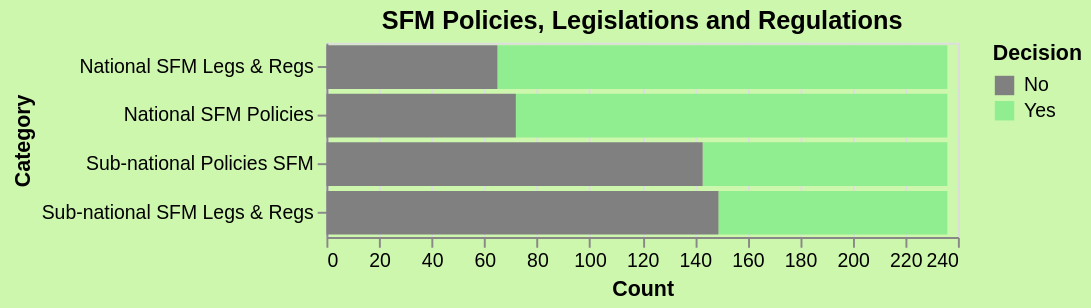

Express this chart as Vega-Lite.
### Vega-Lite specification from a JSON file in a GitHub repository (floating-point values rounded to 4 significant figures)
{"$schema": "https://vega.github.io/schema/vega-lite/v5.json", "title": "SFM Policies, Legislations and Regulations", "config": {"background": "#cef7ae"}, "width": 325, "height": 100, "data": {"values": [{"Category": "National SFM Policies", "Decision": "Yes", "Value": 164}, {"Category": "National SFM Policies", "Decision": "No", "Value": 72}, {"Category": "Sub-national Policies SFM", "Decision": "Yes", "Value": 93}, {"Category": "Sub-national Policies SFM", "Decision": "No", "Value": 143}, {"Category": "National SFM Legs & Regs", "Decision": "Yes", "Value": 171}, {"Category": "National SFM Legs & Regs", "Decision": "No", "Value": 65}, {"Category": "Sub-national SFM Legs & Regs", "Decision": "Yes", "Value": 87}, {"Category": "Sub-national SFM Legs & Regs", "Decision": "No", "Value": 149}]}, "mark": "bar", "encoding": {"y": {"field": "Category", "type": "nominal"}, "x": {"field": "Value", "type": "quantitative", "axis": {"title": "Count"}}, "color": {"field": "Decision", "type": "nominal", "scale": {"range": ["grey", "lightgreen"]}, "legend": {"title": "Decision"}}, "tooltip": [{"field": "Category", "type": "nominal", "title": "Category"}, {"field": "Decision", "type": "nominal", "title": "Decision"}, {"field": "Value", "type": "quantitative", "title": "Value"}]}}
